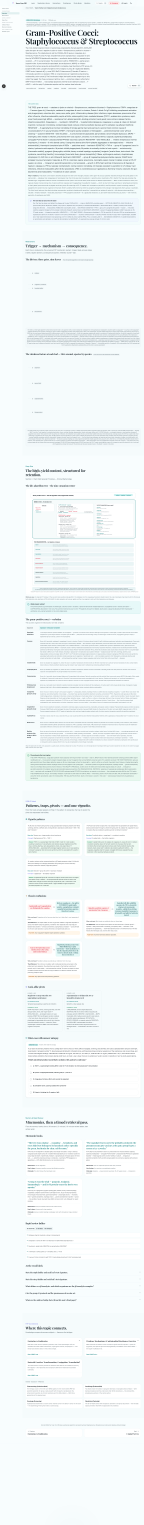
#> input picture docs/qa/m9/full-desktop-light.png, 1440 x 15247 px, found by its file name (shown at 1/10 size); its folder holds 2 pictures in this run
$ python m9-crops.py
#> lines starting #> are read from the running program, lines starting #| are printed output that depends on the picture
#!/usr/bin/env python3
"""M9 element captures — PIL crop of the registry visual from the
4 full-page captures (rect measured in-browser: x=281, y=4913, 1102x1012)."""
from PIL import Image
import os
import statistics

QA = "/home/z/kyp-usmle-notes/docs/qa/m9"
VISUALS = [
    ("gram-pos-cocci-tree", {"x": 281, "y": 4913, "w": 1102, "h": 1012}),
]
THEMES = ["light", "dark"]

for theme in THEMES:
    im = Image.open(f"{QA}/full-desktop-{theme}.png")
#> im is the input picture: PIL image 1440x15247 RGB; mean R, G, B 240.9, 246.3, 247.1
    for name, r in VISUALS:
        box = (int(r["x"]), int(r["y"]), int(r["x"] + r["w"]), int(r["y"] + r["h"]))
        crop = im.crop(box)
        out = f"{QA}/element-{name}-{theme}.png"
        crop.save(out)
        gray = crop.convert("L")
        px = list(gray.getdata())
        sd = statistics.pstdev(px[::37])
        print(f"{os.path.basename(out)}: {crop.size[0]}x{crop.size[1]} stdev={sd:.2f}")
#> this loop made 1 pass
#> sd on pass 1: 24.02
#| element-gram-pos-cocci-tree-light.png: 1102x1012 stdev=24.02
#> pass 1, `crop = im.crop(box)`:
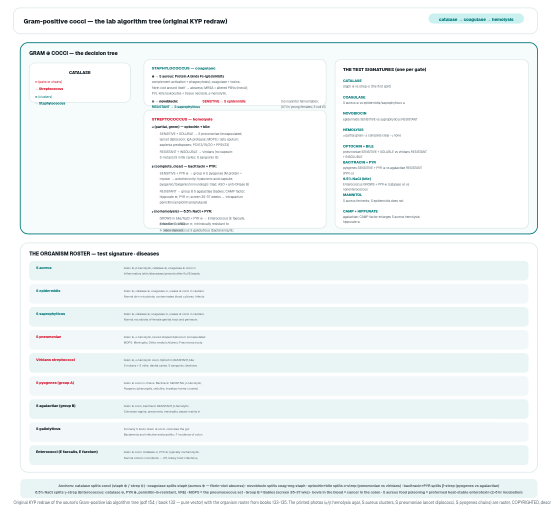
#> crop: PIL image 1102x1012 RGB (shown at 1/2 size); mean R, G, B 241.8, 246.6, 247.1
#> pass 2 of the loop `for theme in THEMES:`:
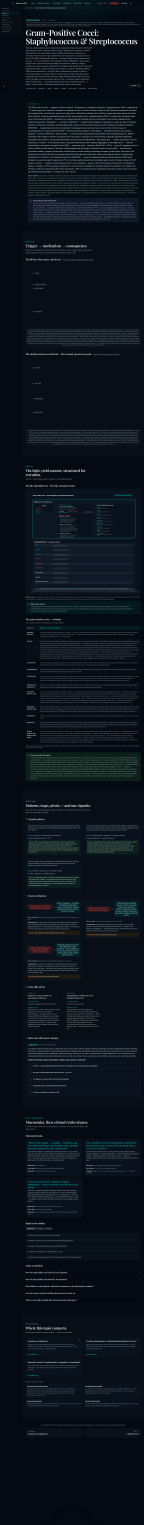
#> input picture docs/qa/m9/full-desktop-dark.png, 1440 x 15247 px, found by its file name (shown at 1/10 size)
#> im is the input picture: PIL image 1440x15247 RGB; mean R, G, B 12.2, 20.2, 27.5
#> the loop `for name, r in VISUALS:` made 1 pass
#> sd on pass 1: 21.1
#> (printed output is left out)
#> pass 1, `crop = im.crop(box)`:
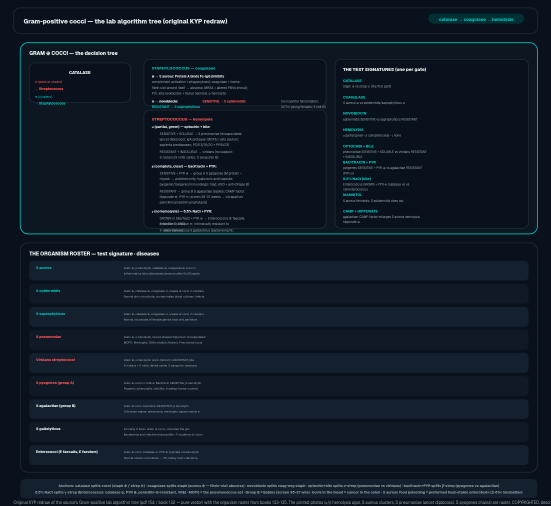
#> crop: PIL image 1102x1012 RGB (shown at 1/2 size); mean R, G, B 16.1, 27.3, 38
#> pass 1, `gray = crop.convert("L")`:
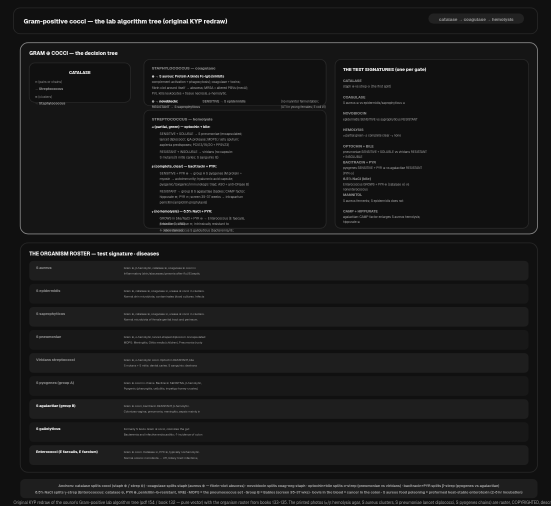
#> gray: PIL image 1102x1012 L (shown at 1/2 size); min 15, max 241, mean 24.9
print("DONE")
